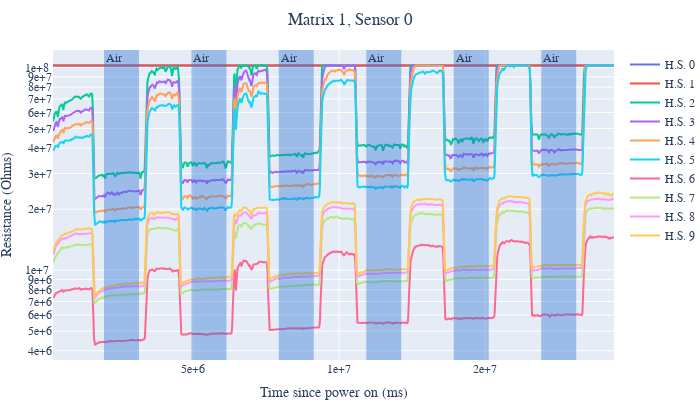

The code cell stored with this chart in its notebook:
### Code cell
plot_data_arr(sensor_data, 1, 0, sensor_labels, skip=10, cut=10)

### Figure 1 — Plotly figure (JSON) as saved in the notebook; plotly's stock layout.template omitted (floating-point values rounded to 4 significant figures; data arrays with more than 128 entries replaced by an {"elided": "..."} marker saying what was removed)
{"data": [{"mode": "lines", "name": "H.S. 0", "showlegend": true, "type": "scatter", "x": {"elided": "1048 int values"}, "y": {"elided": "1048 float values"}}, {"mode": "lines", "name": "H.S. 1", "showlegend": true, "type": "scatter", "x": {"elided": "1048 int values"}, "y": {"elided": "1048 float values"}}, {"mode": "lines", "name": "H.S. 2", "showlegend": true, "type": "scatter", "x": {"elided": "1048 int values"}, "y": {"elided": "1048 float values"}}, {"mode": "lines", "name": "H.S. 3", "showlegend": true, "type": "scatter", "x": {"elided": "1048 int values"}, "y": {"elided": "1048 float values"}}, {"mode": "lines", "name": "H.S. 4", "showlegend": true, "type": "scatter", "x": {"elided": "1048 int values"}, "y": {"elided": "1048 float values"}}, {"mode": "lines", "name": "H.S. 5", "showlegend": true, "type": "scatter", "x": {"elided": "1048 int values"}, "y": {"elided": "1048 float values"}}, {"mode": "lines", "name": "H.S. 6", "showlegend": true, "type": "scatter", "x": {"elided": "1048 int values"}, "y": {"elided": "1048 float values"}}, {"mode": "lines", "name": "H.S. 7", "showlegend": true, "type": "scatter", "x": {"elided": "1047 int values"}, "y": {"elided": "1047 float values"}}, {"mode": "lines", "name": "H.S. 8", "showlegend": true, "type": "scatter", "x": {"elided": "1046 int values"}, "y": {"elided": "1046 float values"}}, {"mode": "lines", "name": "H.S. 9", "showlegend": true, "type": "scatter", "x": {"elided": "1046 int values"}, "y": {"elided": "1046 float values"}}], "layout": {"annotations": [{"showarrow": false, "text": "Air", "x": 1938355, "xanchor": "left", "xref": "x", "y": 1, "yanchor": "top", "yref": "y domain"}, {"showarrow": false, "text": "Air", "x": 4937967, "xanchor": "left", "xref": "x", "y": 1, "yanchor": "top", "yref": "y domain"}, {"showarrow": false, "text": "Air", "x": 7931382, "xanchor": "left", "xref": "x", "y": 1, "yanchor": "top", "yref": "y domain"}, {"showarrow": false, "text": "Air", "x": 10931142, "xanchor": "left", "xref": "x", "y": 1, "yanchor": "top", "yref": "y domain"}, {"showarrow": false, "text": "Air", "x": 13930427, "xanchor": "left", "xref": "x", "y": 1, "yanchor": "top", "yref": "y domain"}, {"showarrow": false, "text": "Air", "x": 16930261, "xanchor": "left", "xref": "x", "y": 1, "yanchor": "top", "yref": "y domain"}], "font": {"family": "Times New Roman"}, "height": 400, "margin": {"b": 0, "l": 0, "r": 10, "t": 50}, "shapes": [{"fillcolor": "#2c73d2", "line": {"width": 0}, "opacity": 0.4, "type": "rect", "x0": 1938355, "x1": 3138158, "xref": "x", "y0": 0, "y1": 1, "yref": "y domain"}, {"fillcolor": "#2c73d2", "line": {"width": 0}, "opacity": 0.4, "type": "rect", "x0": 4937967, "x1": 6137843, "xref": "x", "y0": 0, "y1": 1, "yref": "y domain"}, {"fillcolor": "#2c73d2", "line": {"width": 0}, "opacity": 0.4, "type": "rect", "x0": 7931382, "x1": 9130904, "xref": "x", "y0": 0, "y1": 1, "yref": "y domain"}, {"fillcolor": "#2c73d2", "line": {"width": 0}, "opacity": 0.4, "type": "rect", "x0": 10931142, "x1": 12130515, "xref": "x", "y0": 0, "y1": 1, "yref": "y domain"}, {"fillcolor": "#2c73d2", "line": {"width": 0}, "opacity": 0.4, "type": "rect", "x0": 13930427, "x1": 15130151, "xref": "x", "y0": 0, "y1": 1, "yref": "y domain"}, {"fillcolor": "#2c73d2", "line": {"width": 0}, "opacity": 0.4, "type": "rect", "x0": 16930261, "x1": 18129984, "xref": "x", "y0": 0, "y1": 1, "yref": "y domain"}], "title": {"font": {"family": "Times New Roman"}, "pad": {"b": 0, "l": 0, "r": 0, "t": 0}, "text": "Matrix 1, Sensor 0", "x": 0.5}, "width": 700, "xaxis": {"tickformat": ".0e", "title": {"text": "Time since power on (ms)"}}, "yaxis": {"tickformat": ".0e", "title": {"text": "Resistance (Ohms)"}, "type": "log"}}}
